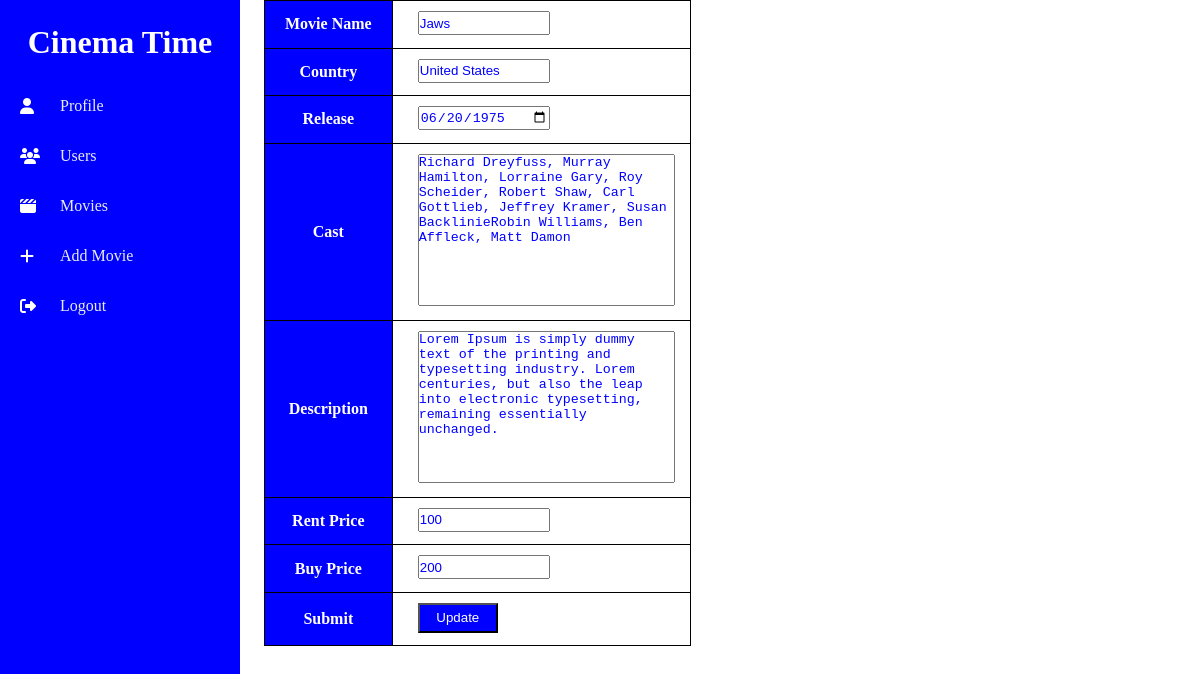
The app's page /main-content/update-movie.php?id=10 (signed in) with its own data.
### tables this page shows
CREATE TABLE `movies_details` (
  `id` int(11) NOT NULL AUTO_INCREMENT,
  `name` varchar(255) NOT NULL,
  `country` varchar(255) NOT NULL,
  `release` date NOT NULL,
  `cast` mediumtext NOT NULL,
  `description` mediumtext NOT NULL,
  `movie_thumbnail` text NOT NULL,
  `movie_path` varchar(255) NOT NULL,
  `rent_price` int(11) NOT NULL,
  `buy_price` int(11) NOT NULL,
  PRIMARY KEY (`id`)
);

### main-content/update-movie.php (the view, shortened to what this page needs)
<?php
include 'database_configuration.php';
$movie_id = $_GET["id"];
$query = "SELECT * from `movies_details` where `id`= $movie_id";
$query_result = mysqli_query( $conn, $query );
$final_result = mysqli_fetch_assoc( $query_result );
?>
<?php
require_once 'admin.php';
?>
<div class='main_container'>
    <div class='container'>
        <form action='' method='POST'>
            <table>
                <tr>
                    <th>Movie Name</th>
                    <td><input type='text' name='title' value="<?=$final_result['name']?>" required></td>
                </tr>
                <tr>
                    <th>Country</th>
                    <td><input type='text' name='country' value="<?=$final_result['country']?>" required></td>
                </tr>
                <tr>
                    <th>Release</th>
                    <td><input type='date' name='release' value="<?=$final_result['release']?>" required></td>
                </tr>
                <tr>
                    <th>Cast</th>
                    <td><textarea name='cast' cols='30' rows='10' required><?= $final_result[ 'cast' ]?></textarea>
                    </td>
                </tr>
                <tr>
                    <th>Description</th>
                    <td><textarea name='description' cols='30' rows='10'
                            required><?= $final_result[ 'description' ]?></textarea></td>
                </tr>
                <tr>
                    <th>Rent Price</th>
                    <td><input type='number' name='rent_price' value="<?=$final_result['rent_price']?>" required></td>
                </tr>
                <tr>
                    <th>Buy Price</th>
                    <td><input type='number' name='buy_price' value="<?=$final_result['buy_price']?>" required></td>
                </tr>
                <tr>
                    <th>Submit</th>
                    <td><input type="submit" onclick="document.getElementById('updateForm2').submit();" class="primary_btn" value="Update"></td>
                </tr>
            </table>
        </form>
    </div>
</div>

### CSS/admin-style.css (style rules this page uses)
* { padding: 0; margin: 0; color: white; }
.main_container { display: flex; width: auto; position: relative; }
.container { margin-left: 22%; margin-right: 15px; width: 80%; text-align: justify; min-height: 90vh; }
table, tr, th, td { border: 1px solid black; border-collapse: collapse; color: blue; }
th, td { padding: 10px 20px; max-width: 100%; word-wrap: break-word; }
th { background-color: blue; color: white; border: 1px solid black; text-align: center; }
.primary_btn { background-color: blue; color: white; padding: 5px 10px; text-decoration: none; height:30px; width:80px; }
input { color: blue; margin-left: 2%; margin-bottom: 1%; width: 50%; height: 20px; }
form textarea { margin-left: 2%; resize: none; color: blue; }

### records on screen
movies_details: title "Jaws", country "United States", release "06/20/1975", cast "Richard Dreyfuss, Murray Hamilton, Lorraine Gary, Roy Scheider, Robert Shaw, Carl Gottlieb, Jeffrey Kramer, Susan BacklinieRobin Williams, Ben Affleck, Matt Damon", description "Lorem Ipsum is simply dummy text of the printing and typesetting industry. Lorem centuries, but also the leap into electronic typesetting, remaining essentially unchanged.", rent_price "100", buy_price "200"
